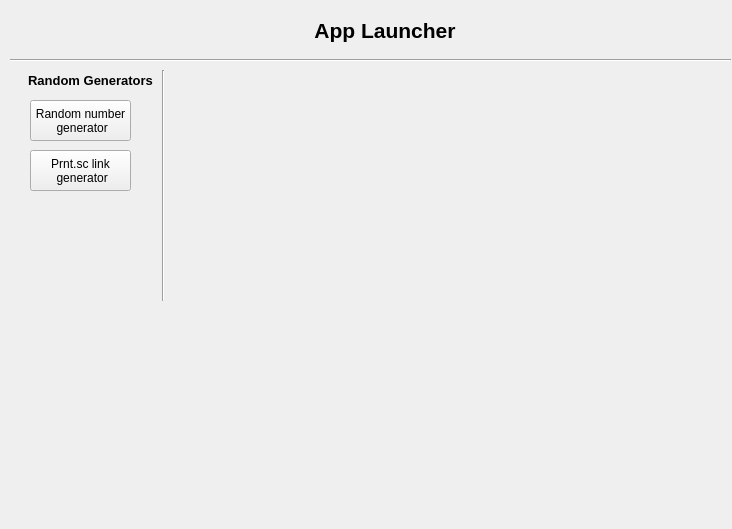
<?xml version="1.0" encoding="UTF-8"?>
<ui version="4.0">
 <class>MainWindow</class>
 <widget class="QMainWindow" name="MainWindow">
  <property name="geometry">
   <rect>
    <x>0</x>
    <y>0</y>
    <width>732</width>
    <height>529</height>
   </rect>
  </property>
  <property name="windowTitle">
   <string>MainWindow</string>
  </property>
  <widget class="QWidget" name="centralwidget">
   <widget class="Line" name="line">
    <property name="geometry">
     <rect>
      <x>10</x>
      <y>50</y>
      <width>721</width>
      <height>20</height>
     </rect>
    </property>
    <property name="orientation">
     <enum>Qt::Horizontal</enum>
    </property>
   </widget>
   <widget class="QLabel" name="label">
    <property name="geometry">
     <rect>
      <x>270</x>
      <y>17</y>
      <width>230</width>
      <height>28</height>
     </rect>
    </property>
    <property name="text">
     <string>&lt;html&gt;&lt;head/&gt;&lt;body&gt;&lt;p align=&quot;center&quot;&gt;&lt;span style=&quot; font-size:16pt; font-weight:600;&quot;&gt;App Launcher&lt;/span&gt;&lt;/p&gt;&lt;/body&gt;&lt;/html&gt;</string>
    </property>
   </widget>
   <widget class="QPushButton" name="randum">
    <property name="geometry">
     <rect>
      <x>30</x>
      <y>100</y>
      <width>101</width>
      <height>41</height>
     </rect>
    </property>
    <property name="text">
     <string>Random number 
 generator</string>
    </property>
   </widget>
   <widget class="QPushButton" name="randprnt">
    <property name="geometry">
     <rect>
      <x>30</x>
      <y>150</y>
      <width>101</width>
      <height>41</height>
     </rect>
    </property>
    <property name="text">
     <string>Prnt.sc link 
 generator</string>
    </property>
   </widget>
   <widget class="QLabel" name="label_2">
    <property name="geometry">
     <rect>
      <x>20</x>
      <y>70</y>
      <width>141</width>
      <height>21</height>
     </rect>
    </property>
    <property name="text">
     <string>&lt;html&gt;&lt;head/&gt;&lt;body&gt;&lt;p align=&quot;center&quot;&gt;&lt;span style=&quot; font-size:10pt; font-weight:600;&quot;&gt;Random Generators&lt;/span&gt;&lt;/p&gt;&lt;/body&gt;&lt;/html&gt;</string>
    </property>
   </widget>
   <widget class="Line" name="line_2">
    <property name="geometry">
     <rect>
      <x>153</x>
      <y>70</y>
      <width>20</width>
      <height>231</height>
     </rect>
    </property>
    <property name="orientation">
     <enum>Qt::Vertical</enum>
    </property>
   </widget>
  </widget>
 </widget>
 <resources/>
 <connections/>
</ui>
